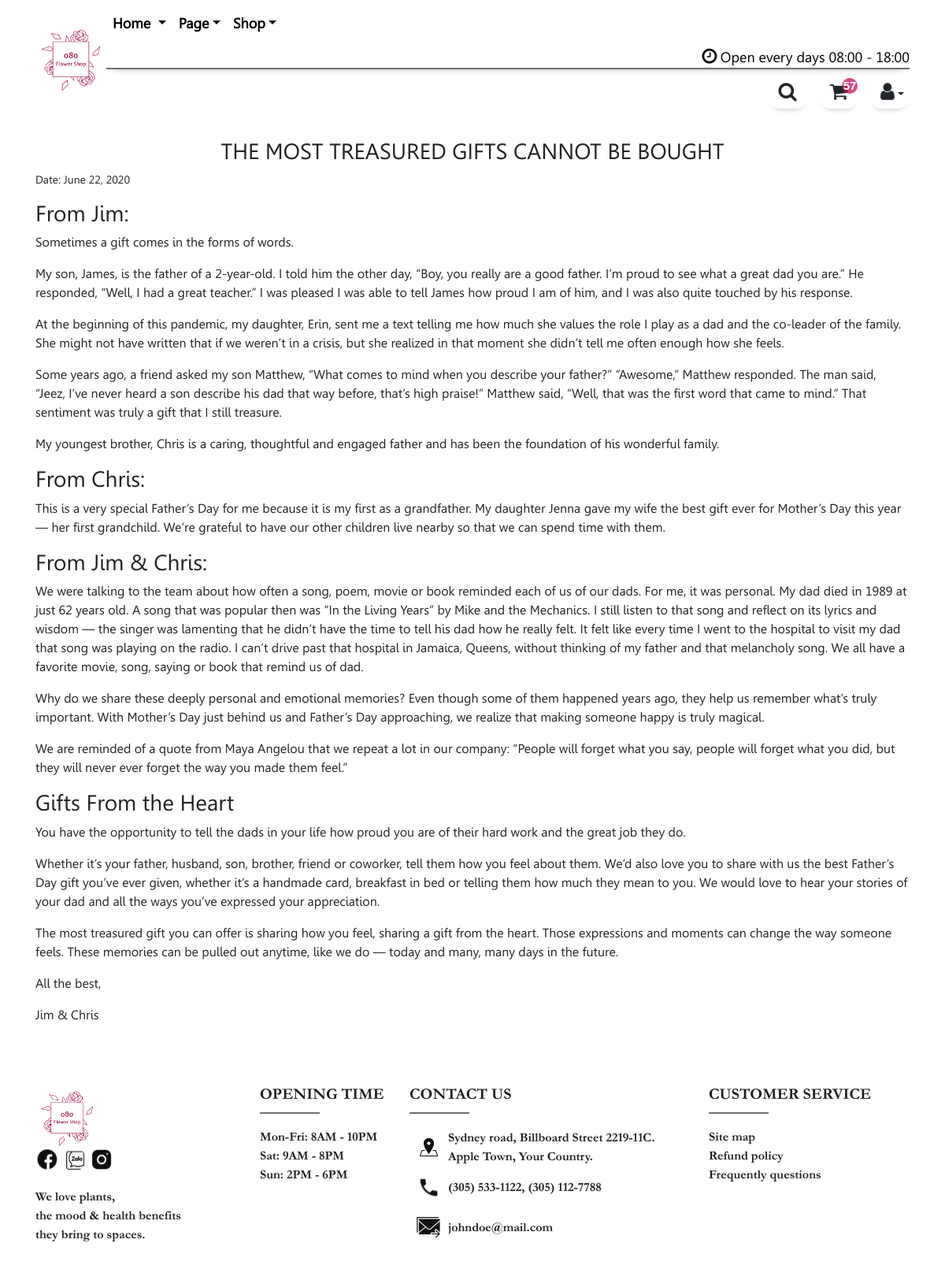
The page /blogs/THE MOST TREASURED GIFTS CANNOT BE BOUGHT/ (signed in) on the database its author committed.
### flowershop/models.py (models this page shows, shortened)
class Blog(models.Model):
    title = models.CharField(max_length = 150, unique = True)
    brief = models.TextField()
    background = models.ImageField(upload_to = 'blog_background')
    content = RichTextUploadingField()
    posted_date = models.DateField(auto_now_add = True)
    tags = models.ManyToManyField(Tag, blank = True)
    def show_background(self):
        return mark_safe('<img src="/media/%s" width="100" height="auto"/>' % self.background)
    show_background.short_description = ''
    def get_tags(self):
        return ", ".join([t.name for t in self.tags.all()])
    get_tags.short_description = 'tags'

### flowershop/views.py (the view)
# urls.py: path('blogs/<str:blog_title>/', views.bdetail, name='flowershop-bdetail'),
def bdetail(request, blog_title):
    blog = Blog.objects.get(title = blog_title)
    context = {
        'page_title': 'Home',
        'cart_count': cartcount(request),
        'blog': blog
    }
    return render(request, 'blog-detail.html', context)

### flowershop/views.py (called while the page is built)
def cartcount(request):
    try:
        items = list(Cart.objects.filter(user = request.user).values('quantity'))
        count = sum(item['quantity'] for item in items)
        return count
    except:
        return 0

### flowershop/templates/blog-detail.html (shortened to what this page needs)
{% extends "base.html" %}
{% load static %}
{% block css %}
    <link rel="stylesheet" href="{% static 'css/style.css' %}">
    <link rel="stylesheet" href="{% static 'css/header.css' %}">
    <link rel="stylesheet" href="{% static 'css/footer.css' %}">
    <link rel="stylesheet" href="{% static 'css/blog-detail.css' %}">
{% endblock %}
{% block content %}
    <div class="container blog-detail-wrapper" style="color: #222;">
        <h3 class="text-center">{{ blog.title }}</h3>
        <p style="font-size: 0.875rem;"><span>Date:</span>&nbsp;{{ blog.posted_date }}</p>
        <div>
            {{ blog.content|safe }}
        </div>
    </div>
{% endblock %}

### flowershop/static/css/style.css (style rules this page uses)
body { font-size: 1rem; font-family: leelawad, sans-serif; color: #707070; }
@media (min-width: 1200px) { body { padding-top: 0; } }

### flowershop/static/css/blog-detail.css (style rules this page uses)
body { padding-top: 146px; }
.blog-detail-wrapper { padding-top: 30px; padding-bottom: 30px; }

### rows shown on the page
Blog: title "THE MOST TREASURED GIFTS CANNOT BE BOUGHT", posted_date "June 22, 2020", content "From Jim: Sometimes a gift comes in the forms of words. My son, James, is the father of a 2-year-old. I told him the other day, “Boy, you really are a good father. I’m proud to see what a great dad you are.” He responded, “Well, I had a great teacher.” I was pleased I was able to tell James how proud I am of him, and I was also quite touched by his response. At the beginning of this pandemic, my daughter, Erin, sent me a text telling me how much she values the role I play as a dad and the co-leader of the family. She might not have written that if we weren’t in a crisis, but she realized in that moment she didn’t tell me often enough how she feels. Some years ago, a friend asked my son…"

### other values the page prints
{{ cart_count }} "57"
